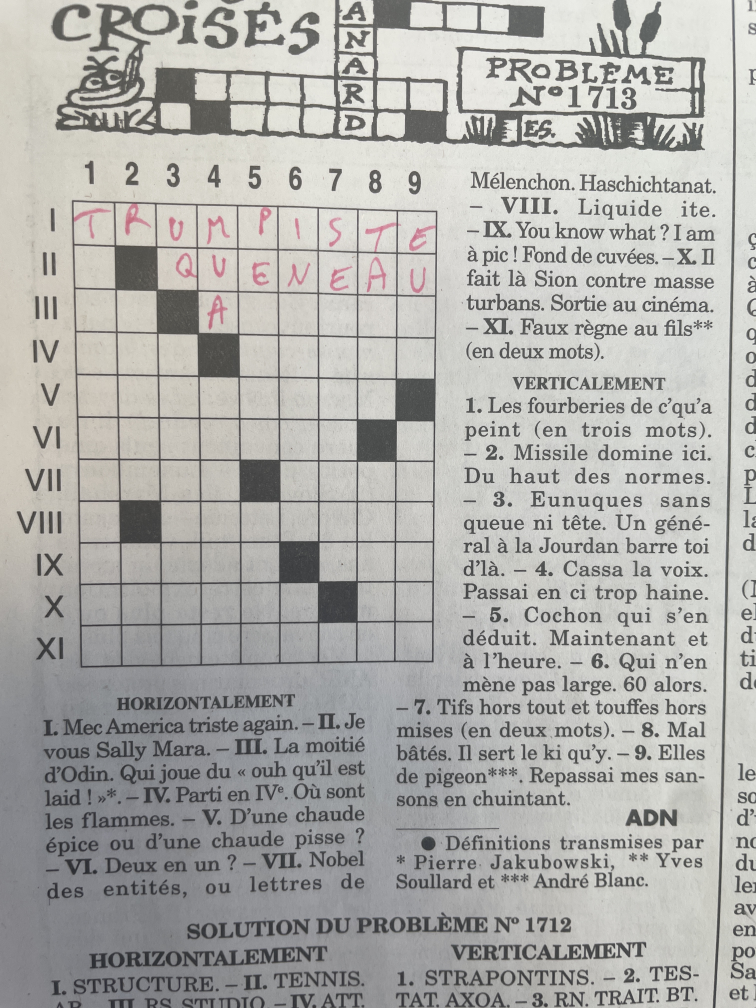
#> input picture uploads/1275_image (3).jpg, 3024 x 4032 px (shown at 1/4 size)
$ python -i parser.py   (imports and definitions only)
#> lines starting #> are read from the running program, lines starting #| are printed output that depends on the picture; after the words box and inside, x2 and y2 are one past the last pixel; in counts of white or black regions, pixels touching at a corner belong together
import cv2
import numpy as np

DEFAULT_HEIGHT = 4032

def parse(image_path: str) -> None:
    """
    Parse the crossword image to find lines and intersections.
    """
#> called with image_path = 'uploads/1275_image (3).jpg'
    # Read and resize the image
    image = cv2.imread(image_path)
#> image is the input picture: shape (4032, 3024, 3); mean B, G, R 170.1, 173.2, 173.7
    image = cv2.resize(image, (int(image.shape[1] * DEFAULT_HEIGHT / image.shape[0]), DEFAULT_HEIGHT))

    clean_image  = image.copy()

    gray = cv2.cvtColor(image, cv2.COLOR_BGR2GRAY)
    img_blur = cv2.GaussianBlur(gray, (5, 5), 0)  # Apply Gaussian blur to reduce noise

    edges = cv2.Canny(img_blur,100,200,apertureSize = 3)
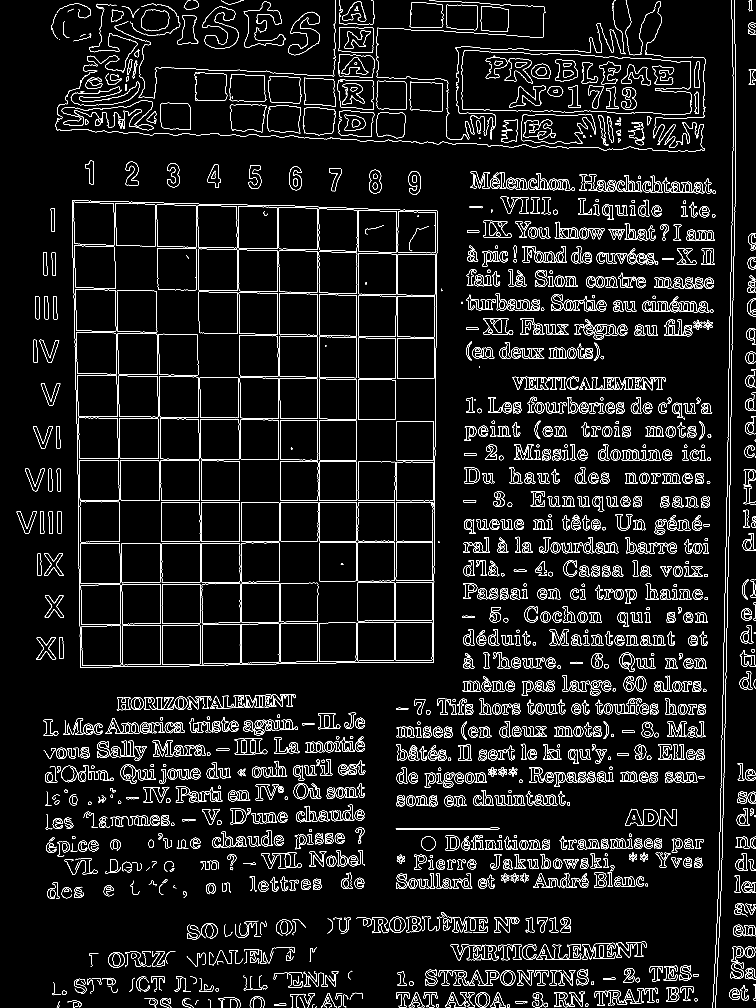
#> edges: shape (4032, 3024) (shown at 1/4 size); 3.2% white in thin lines or dots
    #cv2.imwrite('canny1.jpg',edges)
    kernel = np.ones((15,15),np.uint8)
    edges = cv2.dilate(edges,kernel,iterations = 1)
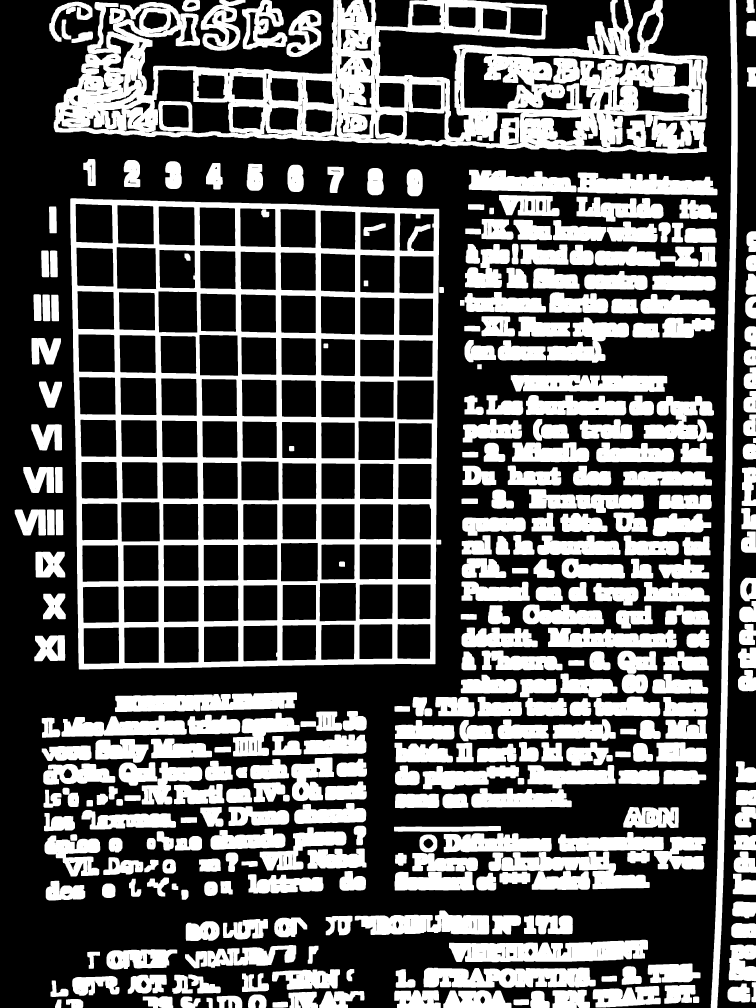
#> edges: shape (4032, 3024) (shown at 1/4 size); 36.1% white; 345 white regions, largest, box (x1, y1, x2, y2) and area: (281, 793, 1757, 2678) 695491, (215, 0, 2830, 614) 654504, (2843, 0, 2951, 4032) 105272
    #cv2.imwrite('canny2.jpg',edges)
    kernel = np.ones((2,2),np.uint8)
    edges = cv2.erode(edges,kernel,iterations = 1)
#> edges: shape (4032, 3024); 34.7% white; 346 white regions, largest, box (x1, y1, x2, y2) and area: (282, 794, 1757, 2678) 663248, (216, 0, 2830, 614) 626311, (2844, 0, 2951, 4032) 101148
    #cv2.imwrite('canny3.jpg',edges)

    thresh = cv2.adaptiveThreshold(img_blur,255,cv2.ADAPTIVE_THRESH_GAUSSIAN_C, cv2.THRESH_BINARY_INV,57,5)
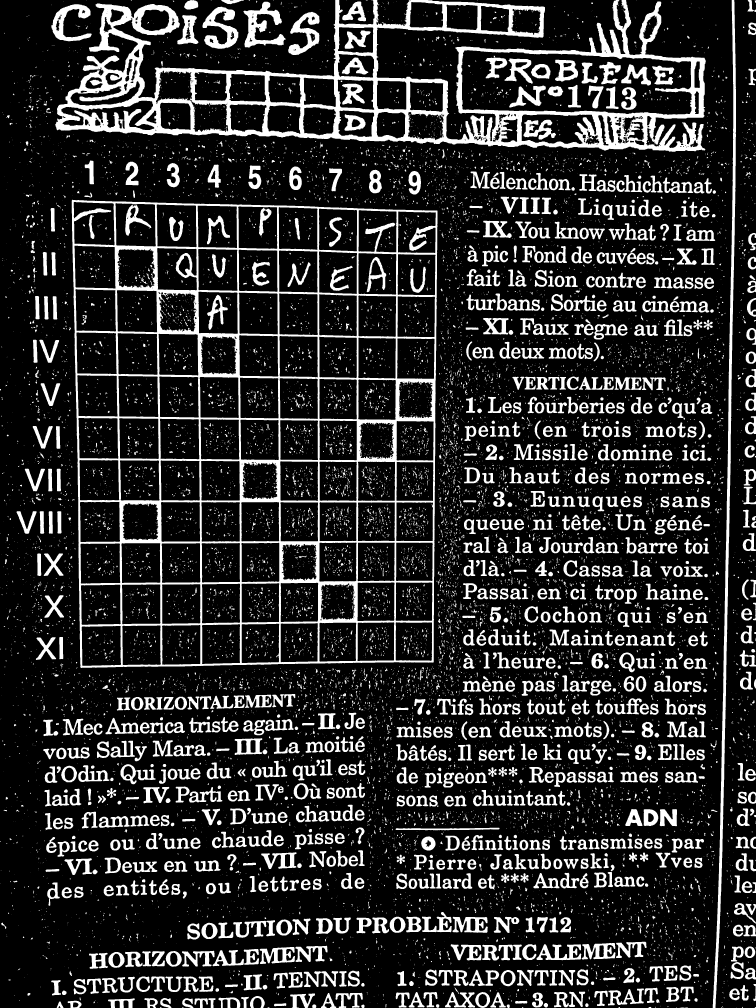
#> thresh: shape (4032, 3024) (shown at 1/4 size); 17.9% white; 16432 white regions (12370 under 20 px), largest, box (x1, y1, x2, y2) and area: (221, 0, 2823, 607) 325618, (287, 799, 1750, 2672) 323867, (2851, 0, 2944, 4032) 45545

    white_image = edges.copy()
    white_image[:] = 0
#> white_image: shape (4032, 3024); every value is 0

    lines = cv2.HoughLinesP(edges, 1, np.pi/180, 100, minLineLength=500, maxLineGap=25)
#> lines = 813 rows, first 6: [2880, 3816, 2945, 91], [2876, 3891, 2944, 14], [2867, 4031, 2937, 0], [2872, 3970, 2941, 0], [2874, 3939, 2943, 0], [2882, 3780, 2946, 108]

    # Draw the lines on the original image
    if lines is not None:
        for line in lines:
            x1, y1, x2, y2 = line[0]
            cv2.line(image, (x1, y1), (x2, y2), (0, 0, 255), 2)
            cv2.line(white_image, (x1, y1), (x2, y2), 255, 2)
#> this loop made 813 passes
#> white_image: shape (4032, 3024); 8.8% white; 27 white regions, largest, box (x1, y1, x2, y2) and area: (281, 793, 1766, 2679) 629428, (215, 0, 2827, 611) 139927, (2861, 0, 2952, 4032) 96572

    kernel = np.ones((15,15),np.uint8)
    white_image = cv2.dilate(white_image,kernel,iterations = 1)
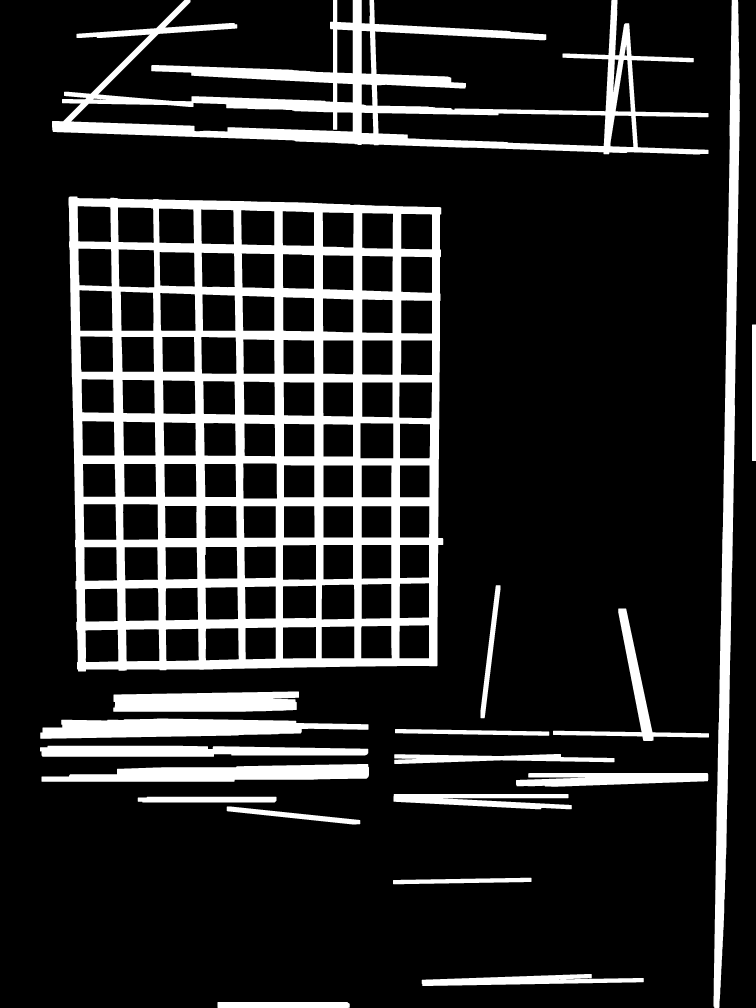
#> white_image: shape (4032, 3024) (shown at 1/4 size); 16.5% white; 19 white regions, largest, box (x1, y1, x2, y2) and area: (274, 786, 1773, 2686) 1064793, (208, 0, 2834, 618) 336636, (2854, 0, 2959, 4032) 154321
    white_image = 255 - white_image
#> white_image: shape (4032, 3024); 83.5% white; 19 black regions
    cnts, hierarchy = cv2.findContours(white_image, cv2.RETR_TREE, cv2.CHAIN_APPROX_SIMPLE)
#> cnts = 133 contours, 1 with area under 20; largest, box (x1, y1, x2, y2) and area: (0, 0, 2927, 4032) 10430240, (273, 785, 1774, 2687) 2732567, (2876, 0, 3024, 4032) 367293, (1496, 0, 2446, 445) 364464, (393, 0, 1332, 407) 261452
    rectangles = [cv2.boundingRect(c) for c in cnts]
#> rectangles = 133 items, first 6: (2442, 463, 92, 125), (1511, 452, 910, 132), (1447, 451, 46, 82), (285, 412, 1126, 114), (373, 394, 50, 5), (1447, 338, 43, 84)
    centers = [(x + w // 2, y + h // 2) for (x, y, w, h) in rectangles]
#> centers = 133 pairs, first value 377 to 2950, second value 45 to 3920
    ratios = [min(w, h) / max(w, h) for (x, y, w, h) in rectangles]
#> ratios = 133 values, max 1 at index 43, min 0.035 at index 27, mean 0.768
    import pandas as pd

    contours_infos = pd.DataFrame(
        {
            "center": centers,
            "ratio": ratios,
            "area": [cv2.contourArea(c) for c in cnts],
            "rectangle": rectangles,
            "parent": hierarchy[0][:, -1],
        }
    )
#> contours_infos = table of 133 rows and 5 columns
    contours_infos["diff_99_num_siblings"] = (contours_infos["parent"].map(contours_infos["parent"].value_counts())-99).abs()
    contours_infos["is_closest_to_99_siblings"] = contours_infos["diff_99_num_siblings"] == contours_infos["diff_99_num_siblings"].min()
    contours_infos["center_x"] = contours_infos["center"].apply(lambda x: x[0])
    contours_infos["center_y"] = contours_infos["center"].apply(lambda x: x[1])
    # TODO: automate this
    contours_infos = contours_infos[contours_infos["is_closest_to_99_siblings"]]
#> contours_infos = table of 99 rows and 9 columns
    contours_infos["center_x_bin"] = pd.cut(contours_infos["center_x"], bins=9)
    contours_infos["center_y_bin"] = pd.cut(contours_infos["center_y"], bins=11)
    def fit_line(x,y):
        # Fit line using least squares
        A = np.vstack([x, np.ones(len(x))]).T
        m, b = np.linalg.lstsq(A, y, rcond=None)[0]

        print(f"Estimated line: y = {m:.3f}x + {b:.3f}")
        return (m,b)
    x_lines = []
    y_lines = []
    for _,df in contours_infos.groupby("center_x_bin"):
        x_lines.append(
            fit_line(df.center_x.to_numpy(), df.center_y.to_numpy())
        )
#> this loop made 9 passes
#> (m in fit_line, b in fit_line) on passes 1 to 9: (54.6, -19704), (61.12, -32269), (72.33, -50203.3), (90.01, -77410.7), (138.7, -142096.9), (305.4, -363520.1), (248.8, -334781.5), (-290.5, 439746.1), (-131.3, 219944.7)
#| Estimated line: y = 54.598x + -19704.014
#| Estimated line: y = 61.124x + -32269.034
#| Estimated line: y = 72.330x + -50203.291
#| Estimated line: y = 90.012x + -77410.737
#| Estimated line: y = 138.692x + -142096.943
#| Estimated line: y = 305.435x + -363520.118
#| Estimated line: y = 248.833x + -334781.500
#| Estimated line: y = -290.515x + 439746.071
#> (further printed lines are left out)
#> after the loop, x_lines = [(54.6, -19704), (61.12, -32269), (72.33, -50203.3), (90.01, -77410.7), (138.7, -142096.9), (305.4, -363520.1), (248.8, -334781.5), (-290.5, 439746.1), (-131.3, 219944.7)]
    for _,df in contours_infos.groupby("center_y_bin"):
        y_lines.append(
            fit_line(df.center_x.to_numpy(), df.center_y.to_numpy())
        )
#> this loop made 11 passes
#> (m in fit_line, b in fit_line) on passes 1 to 11: (0.0239, 886.8), (0.0224, 1060.7), (0.0203, 1233.2), (0.0135, 1409.9), (0.0133, 1579.5), (0.00884, 1749.4), (0.00413, 1919), (-0.00106, 2088.7), (-0.00808, 2258.9), (-0.0141, 2425.8), (-0.0138, 2588.5)
#| Estimated line: y = 0.024x + 886.796
#| Estimated line: y = 0.022x + 1060.749
#| Estimated line: y = 0.020x + 1233.219
#| Estimated line: y = 0.013x + 1409.900
#| Estimated line: y = 0.013x + 1579.468
#| Estimated line: y = 0.009x + 1749.418
#| Estimated line: y = 0.004x + 1918.952
#| Estimated line: y = -0.001x + 2088.652
#> (further printed lines are left out)
#> after the loop, y_lines = [(0.0239, 886.8), (0.0224, 1060.7), (0.0203, 1233.2), (0.0135, 1409.9), (0.0133, 1579.5), (0.00884, 1749.4), (0.00413, 1919), (-0.00106, 2088.7), (-0.00808, 2258.9), (-0.0141, 2425.8), (-0.0138, 2588.5)]
    #cv2.imwrite('thresh.jpg', thresh)
    #cv2.imwrite('lines.jpg', image)
    #cv2.imwrite('contours.jpg', white_image)
    from itertools import chain

    for line in chain(x_lines, y_lines):
        m, b = line
        x = np.linspace(0, white_image.shape[1], 100)
        y = m * x + b
        for i in range(len(x) - 1):
            cv2.line(white_image, (int(x[i]), int(y[i])), (int(x[i+1]), int(y[i+1])), (0, 255, 0), 2)
#> this loop made 20 passes
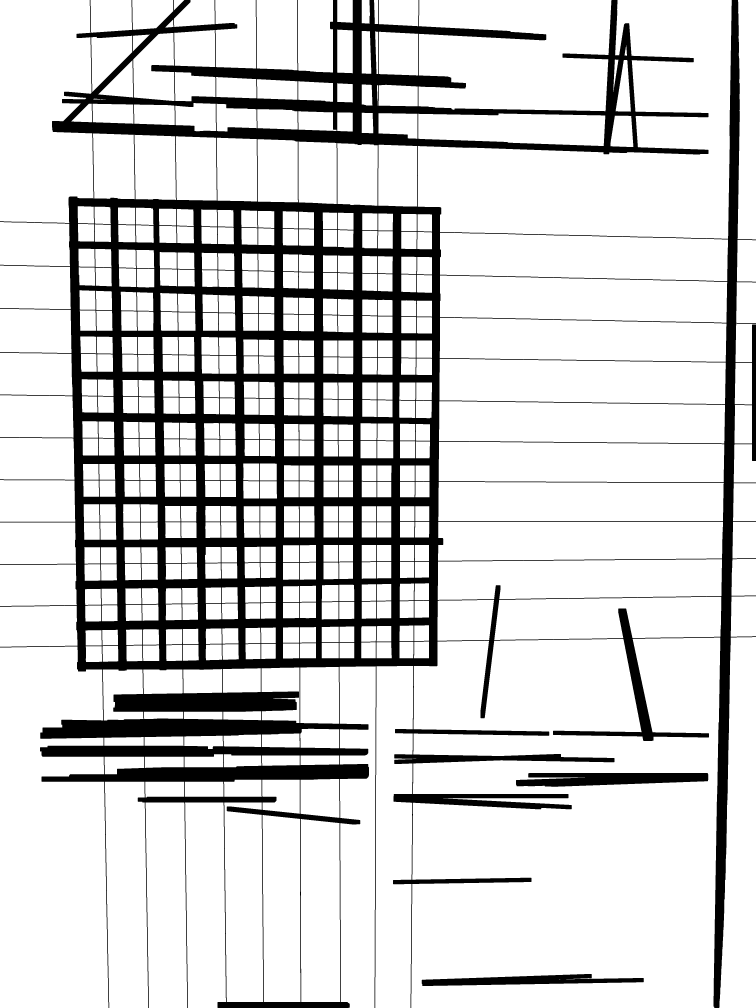
#> white_image: shape (4032, 3024) (shown at 1/4 size); 82.1% white; 3 black regions, box (x1, y1, x2, y2) and area: (0, 0, 3024, 4032) 2127545, (2064, 3092, 2833, 3147) 32824, (1687, 3896, 2575, 3944) 24591
    #cv2.imwrite('contours.jpg', white_image)
    from itertools import product

    intersections = []

    for lines in product(x_lines, y_lines):
        m1, b1 = lines[0]
        m2, b2 = lines[1]
        x = (b2 - b1) / (m1 - m2)
        y = m1 * x + b1
        intersections.append((x, y))
#> this loop made 99 passes
#> (m1, b1, m2, b2, x, y) on passes 1 to 12: (54.6, -19704, 0.0239, 886.8, 377.3, 895.8), (54.6, -19704, 0.0224, 1060.7, 380.5, 1069.3), (54.6, -19704, 0.0203, 1233.2, 383.6, 1241), (54.6, -19704, 0.0135, 1409.9, 386.8, 1415.1), (54.6, -19704, 0.0133, 1579.5, 389.9, 1584.7), (54.6, -19704, 0.00884, 1749.4, 393, 1752.9), (54.6, -19704, 0.00413, 1919, 396.1, 1920.6), (54.6, -19704, -0.00106, 2088.7, 399.1, 2088.2), (54.6, -19704, -0.00808, 2258.9, 402.2, 2255.7), (54.6, -19704, -0.0141, 2425.8, 405.2, 2420.1), (54.6, -19704, -0.0138, 2588.5, 408.2, 2582.9), (61.12, -32269, 0.0239, 886.8, 542.7, 899.8)
#> after the loop, intersections = 99 pairs, first value 377.3 to 1667.7, second value 895.8 to 2582.9
    brightness_values = []
    radius = 50
    clean_gray = cv2.cvtColor(clean_image, cv2.COLOR_BGR2GRAY)

    for x, y in intersections:
        # Create a circular mask of the same size as the image
        mask = np.zeros_like(clean_gray, dtype=np.uint8)
        cv2.circle(mask, (int(x), int(y)), radius, 255, -1)

        # Compute the mean brightness within the masked region
        mean_val = cv2.mean(clean_gray, mask=mask)[0]  # [0] gets the mean intensity (single channel)
        brightness_values.append(mean_val)

        cv2.circle(clean_image, (int(x), int(y)), 50, (int(mean_val), 0, 0), -1)
#> this loop made 99 passes
#> (x, y) on passes 12 to 23: (542.7, 899.8), (545.5, 1073), (548.3, 1244.3), (551.1, 1417.3), (553.9, 1586.8), (556.6, 1754.3), (559.4, 1921.3), (562.1, 2088.1), (564.8, 2254.4), (567.5, 2417.8), (570.2, 2580.7), (706.6, 903.7)
#> (x, y, mean_val) on passes 1 to 6: (377.3, 895.8, 200.4), (380.5, 1069.3, 205.5), (383.6, 1241, 203.6), (386.8, 1415.1, 200.4), (389.9, 1584.7, 198.7), (393, 1752.9, 194.6)
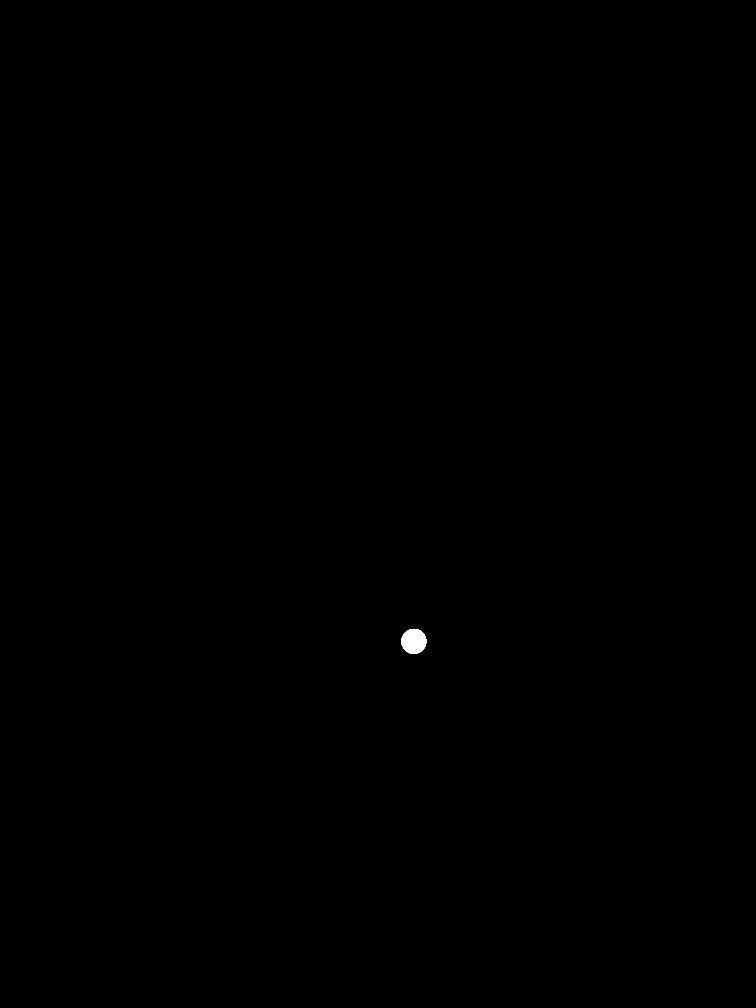
#> mask: shape (4032, 3024) (shown at 1/4 size); 0.06% white; 1 white region, box (x1, y1, x2, y2) and area: (1605, 2515, 1706, 2616) 7845
    df_inter = pd.DataFrame({
        "x": [x for x, _ in intersections],
        "y": [y for _, y in intersections],
        "brightness": brightness_values,
    }).sort_values(by="brightness", ascending=True).reset_index(drop=True)

    df_inter["delta"] = df_inter["brightness"].diff().fillna(0)
    delta_argmax = df_inter.delta.argmax()
    df_inter["is_white"] = df_inter.index >= delta_argmax
    df_inter["is_white"].value_counts()
    #cv2.imwrite('points.jpg', clean_image)

    df = df_inter[df_inter["is_white"]]
    coords = list(zip(df['x'].astype(int), df['y'].astype(int)))
    square_pixel_height = df_inter.sort_values(by="x").y[:7].diff().mean()

    return coords, square_pixel_height

>>> result = parse('uploads/1275_image (3).jpg')
